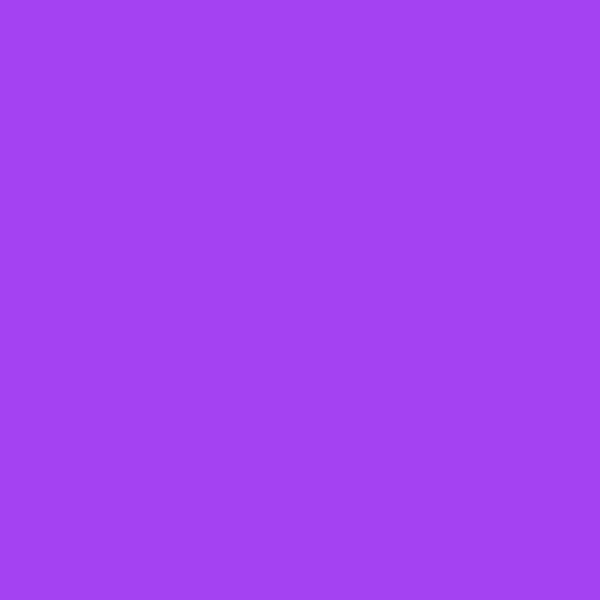
Frame 1 (no input)
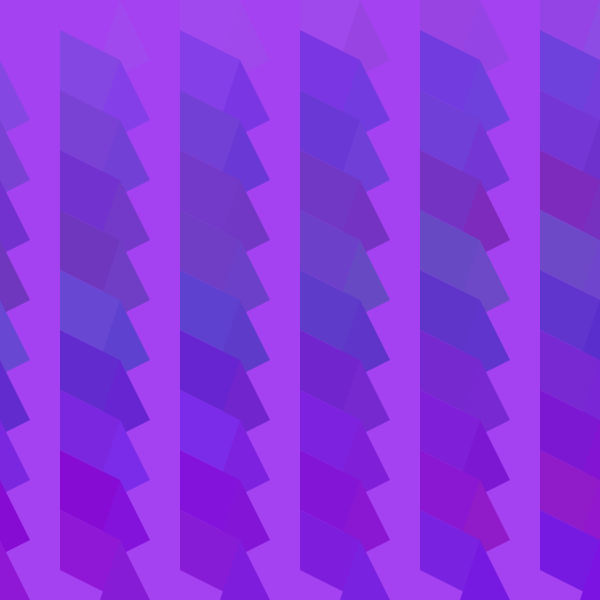
Frame 60 (the mouse pressed at the canvas centre just before this capture)
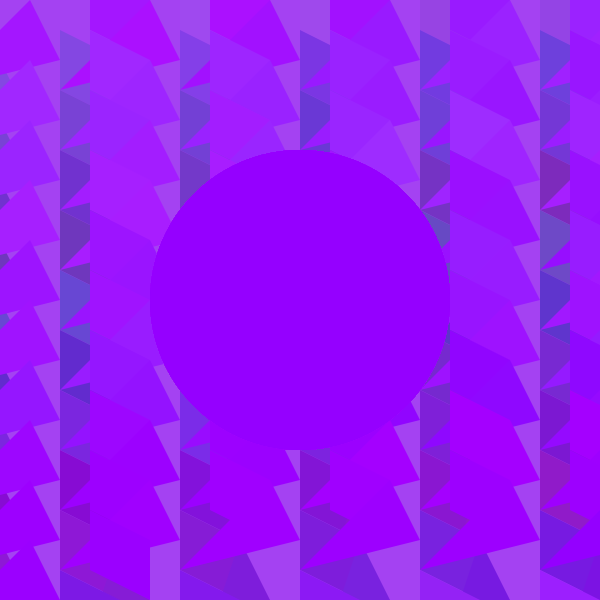
Frame 120 (the mouse held since frame 60 and released just before this capture)

The Processing sketch that drew these frames (run headless with seeded random() and noise(); from frame 60 on, the mouse is pressed at the canvas centre):

// Processing sketch: Ex3_P3_SoftCircleWithBack
// ── Ex3_P3_SoftCircleWithBack.pde

int x =0;
int y =0;
int r = (int)random(255);
int g = (int)random(255);
int b = (int)random(255);
boolean first = true;
boolean second = false;
boolean third = false;


void setup() {
  size(600, 600);
  background(r, g, b);
  frameRate(8);
}


void draw() {
  //strokeWeight(1);
  noStroke();
  if (first==true)
  {
    noStroke();
    //strokeWeight(1);
    fill(r, g, b);
    triangle(x, y, (x-30), (y+90), (x+30), (y+60));
    x = x + 60;

    quad(x, (y-30), x, (y+30), (x+60), (y+60), (x+60), y);
    x =x+60;

    r = (r + (int)random(-10, 10)); 
    g = (g + (int)random(-10, 10)); 
    b = (b + (int)random(-10, 10)); 

    if (x> width) {
      x =0;
      y= y+60;
    }

    if (y>height) {
      x=0;
      y=0;

      first = false;
      second = true;
    }
  }

  if (second == true)
  {
    strokeWeight(1);
    fill(r, g, b);
    triangle((x+30), y, (x-60), (y+90), (x+60), (y+60));
    x = x + 60;

    quad((x+30), (y-30), (x+30), (y+30), (x+90), (y+60), (x+90), y);
    x =x+60;

    r = (r + (int)random(-10, 10)); 
    g = (g + (int)random(-10, 10)); 
    b = (b + (int)random(-10, 10)); 

    if (x> width) {
      x =0;
      y= y+60;
    }

    if (y>height) {
      x=0;
      y=0;

      second = false;
      third = true;
      fill(255);
      noStroke();
      ellipse(width/2, height/2, 300, 300);
    }

    if (third == true)
    {
    
      fill(r, g, b);
      //triangle((x+60), y, (x-90), (y+90), (x+90), (y+60));
      x = x + 60;

      //quad((x+60), (y-30), (x+60), (y+30), (x+120), (y+60), (x+120), y);
      x =x+60;

      r = (r + (int)random(-10, 10)); 
      g = (g + (int)random(-10, 10)); 
      b = (b + (int)random(-10, 10)); 

      if (x> width) {
        x =0;
        y= y+60;
      }

      if (y>height) {
        x=0;
        y=0;

        third = false;
        first = true;

        fill(255);
        noStroke();
        ellipse(width/2, height/2, 200, 200);
      }
      
    }
  }
  if(mouseX > 200 && mouseX < 400 && mouseY > 200 && mouseY < 400)
      {
        noStroke();
        fill((r+(int)random(-20,20)),(g+(int)random(-20,20)),(b+(int)random(-20,20)));
        ellipse(width/2, height/2, 300, 300);
        strokeWeight(1);
      }
}
